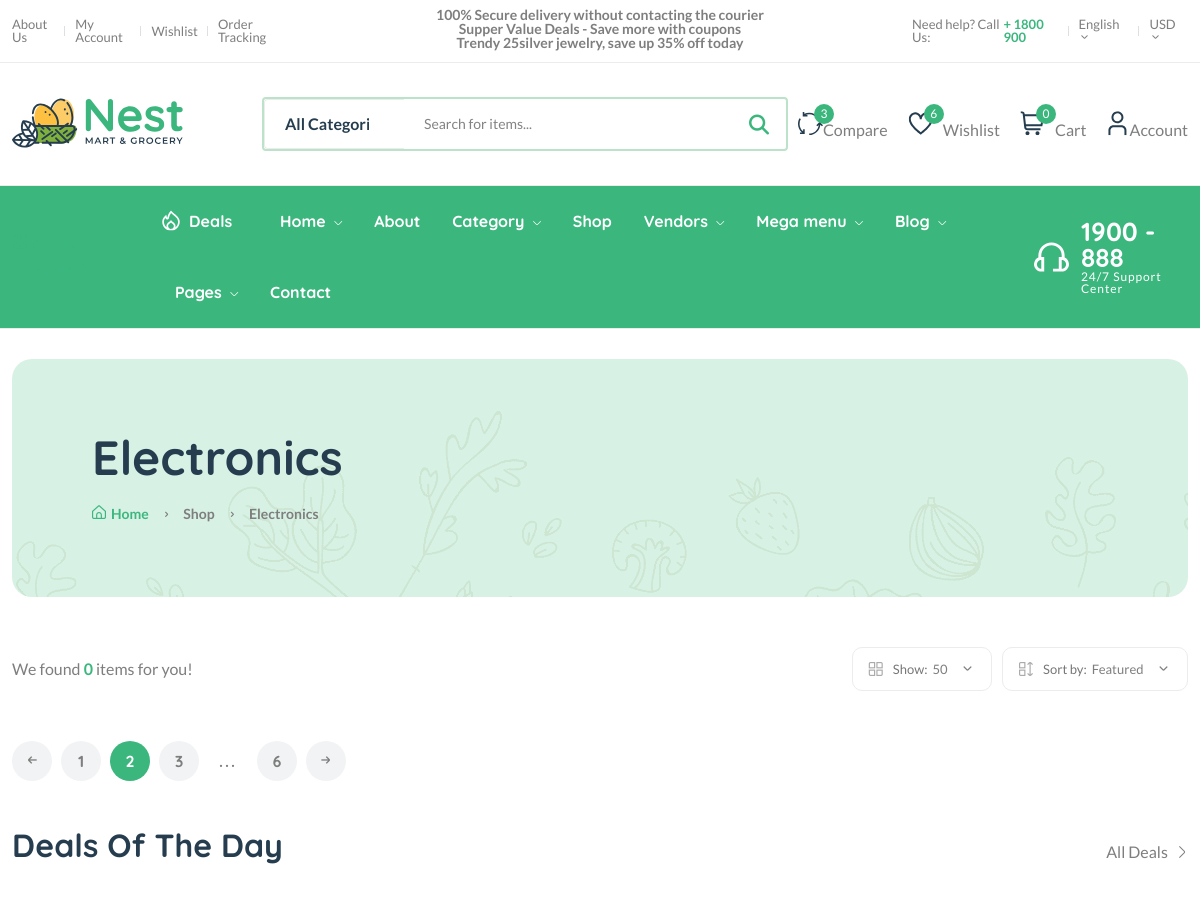
The app's page /category/cati9c7f970gg (upper part), older data.
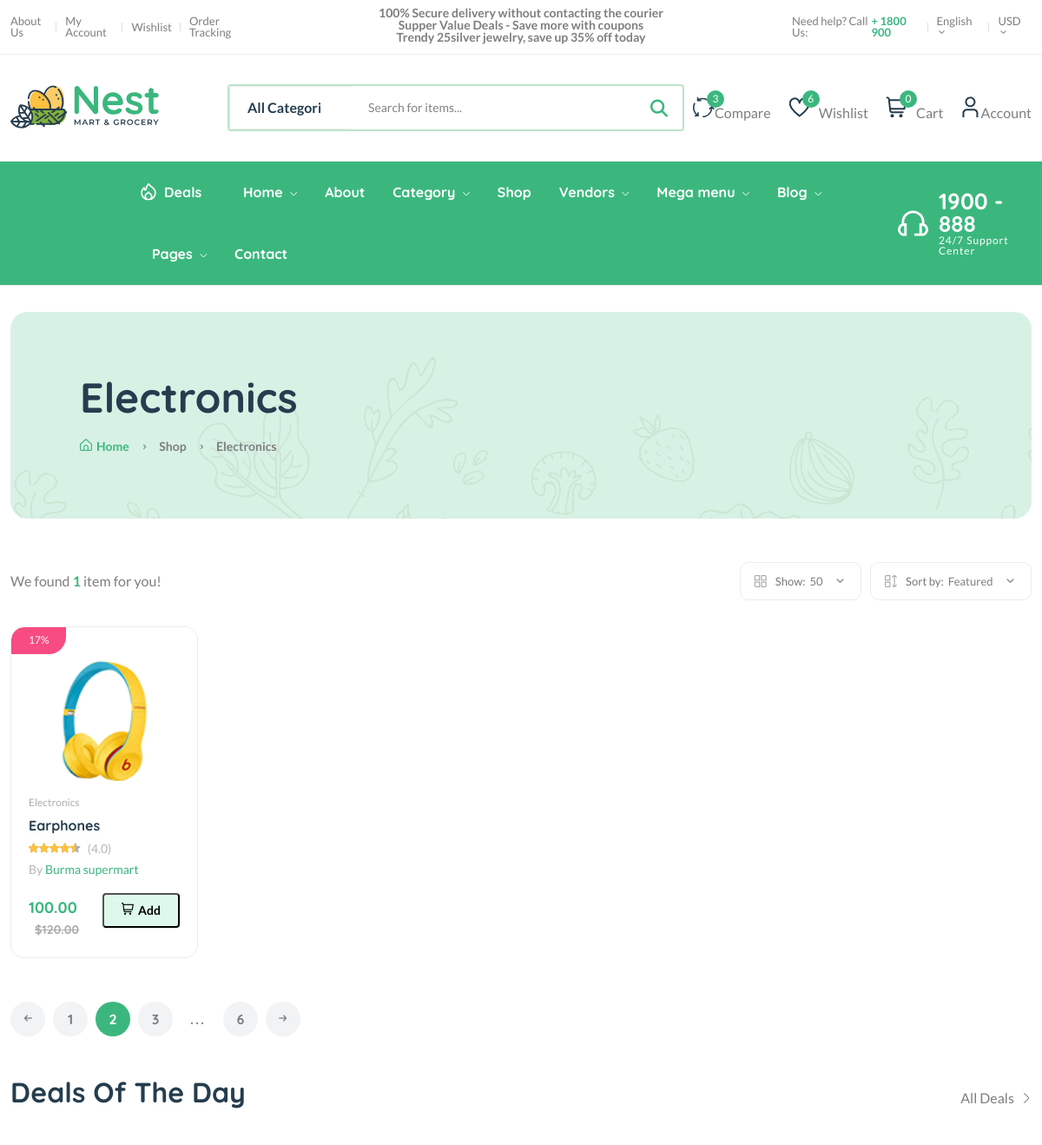
The same page, newer data.
### core/models.py (models this page shows, shortened)
class Product(models.Model):
    pid = ShortUUIDField(max_length=20, length=10,unique=True,alphabet='abcdefghij1234567890')
    title = models.CharField(max_length=100,default='this is the prod title')
    vendor = models.ForeignKey(Vendor, on_delete=models.SET_NULL,null=True,related_name='products')
    image = models.ImageField(upload_to=user_directory_path,default='product.jpg')
    description = RichTextUploadingField(default='This is the product',null=True,blank=True)
    user = models.ForeignKey(User, on_delete=models.SET_NULL, null=True)
    category = models.ForeignKey(Category, on_delete=models.SET_NULL, null=True, related_name='products')
    price = models.DecimalField(max_digits=999999,decimal_places=2,default='1.99')
    old_price = models.DecimalField(max_digits=999999,decimal_places=2,default='1.99')
    specifications = RichTextUploadingField(null=True,blank=True)
    type= models.CharField(max_length=100,default='Organic',null=True,blank=True)
    mfd=models.DateTimeField(auto_now_add=False,null=True,blank=True)
    stock_count = models.CharField(max_length=100,default='10',null=True,blank=True)
    life=models.CharField(max_length=100,default='100 days',null=True,blank=True)
    tags = TaggableManager(blank=True)
    product_status= models.CharField(choices=STATUS,max_length=10,default="in_review")
    status = models.BooleanField(default=True)
    in_stock = models.BooleanField(default=True)
    featured = models.BooleanField(default=False)
    digital = models.BooleanField(default=False)
    sku = ShortUUIDField(max_length=10,length=4,unique=True,prefix='sku',alphabet='1234567890')
    date = models.DateTimeField(auto_now_add=True)
    updated = models.DateTimeField(null=True,blank=True)
    class Meta:
        verbose_name_plural = 'Products'
    def get_percentage(self):
        new_price = ((self.old_price - self.price)/(self.old_price))*100
        return new_price

class Category(models.Model):
    cid = ShortUUIDField(length=10, max_length=20, unique=True, alphabet = 'abcdefghij1234560789',prefix='cat')
    title = models.CharField(max_length=100,default='product')
    image = models.ImageField(upload_to='category',default='categor.jpg')
    class Meta:
        verbose_name_plural = "Categories"

class Vendor(models.Model):
    vid = ShortUUIDField(unique=True, prefix="ven",max_length=20, length=10, alphabet='abcdefghi0123456789')
    title = models.CharField(max_length=100)
    image = models.ImageField(upload_to=user_directory_path,default='vendor.jpg')
    description = RichTextUploadingField(null=True, blank=True,default='I am a Vendor')
    address= models.CharField(max_length=100, default='123 Main road, India')
    contact= models.CharField(max_length=100, default='+12 (345) 6789')
    chat_resp_time= models.CharField(max_length=100, default='100')
    shipping_on_time= models.CharField(max_length=100, default='100')
    authentic_rating= models.CharField(max_length=100, default='100')
    days_return= models.CharField(max_length=100, default='100')
    warranty_period= models.CharField(max_length=100, default='100')
    date = models.DateTimeField(auto_now_add=True, null=True,blank=True)
    user = models.ForeignKey(User, on_delete=models.SET_NULL, null=True)
    class Meta:
        verbose_name_plural = "Vendors"

### core/views.py (the view)
# urls.py: path('category/<cid>',views.category_product_list_view,name='category_product_list_view'),
def category_product_list_view(request,cid):
    category = Category.objects.get(cid=cid)
    products = Product.objects.filter(product_status = 'published',category=category)
    context={
        'category':category,
        'products':products
    }
    return render(request,'core/category-product-list.html',context)

### core/context_processor.py (called while the page is built)
def default(request):
    categories = Category.objects.all()
    products = Product.objects.all()
    vendors = Vendor.objects.all()
    min_max_price = Product.objects.aggregate(min_price=Min('price'),max_price=Max('price'))
    print('price range',min_max_price)
    try:
          address = Address.objects.get(user=request.user)
    except:
         address=None
    return {
         'categories':categories,
         'address':address,
         'vendors':vendors,
         'min_max_price':min_max_price
    }

### templates/core/category-product-list.html (shortened to what the changed rows need)
{% extends 'partials/base.html'%}
{% load static %}
{% block content %}
    <main class="main">
        <div class="page-header mt-30 mb-50">
            <div class="container">
                <div class="archive-header">
                    <div class="row align-items-center">
                        <div class="col-xl-3">
                            <h1 class="mb-15">{{category.title}}</h1>
                        </div>
                    </div>
                </div>
            </div>
        </div>
        <div class="container mb-30">
            <div class="row">
                <div class="col-12">
                    <div class="shop-product-fillter">
                        <div class="totall-product">
                            <p>We found <strong class="text-brand">{{products.count}}</strong> item{{products.count|pluralize}} for you!</p>
                        </div>
                    </div>
                    <div class="row product-grid">
                        {% for p in products%}
                        <div class="col-lg-1-5 col-md-4 col-12 col-sm-6">
                            <div class="product-cart-wrap mb-30 wow animate__animated animate__fadeIn" data-wow-delay=".1s">
                                <div class="product-img-action-wrap">
                                    <div class="product-img product-img-zoom">
                                        <a href="{% url 'core:product-details-page' p.pid%}">
                                            <img class="default-img" src="{{p.image.url}}" alt="" />
                                        </a>
                                    </div>
                                    <div class="product-badges product-badges-position product-badges-mrg">
                                        <span class="hot">{{p.get_percentage|floatformat:0}}%</span>
                                    </div>
                                </div>
                                <div class="product-content-wrap">
                                    <div class="product-category">
                                        <a href="{% url 'core:category_product_list_view' p.category.cid %}">{{p.category.title}}</a>
                                    </div>
                                    <h2><a href="{% url 'core:product-details-page' p.pid%}">{{p.title}}</a></h2>
                                    <div class="product-rate-cover">
                                        <div class="product-rate d-inline-block">
                                            <div class="product-rating" style="width: 90%"></div>
                                        </div>
                                        <span class="font-small ml-5 text-muted"> (4.0)</span>
                                    </div>
                                    <div>
                                        <span class="font-small text-muted">By <a href="{% url 'core:vendor-details-page' p.vendor.vid %}">{{p.vendor.title}}</a></span>
                                    </div>
                                    <div class="product-card-bottom">
                                        <div class="product-price">
                                            <span class='current-product-price-{{p.id}}'>{{p.price}}</span>
                                            <span class="old-price">${{p.old_price}}</span>
                                        </div>
                                        <div class="add-cart">
                                            <button class="add add-to-cart-btn" id='add-to-cart-btn' data-index='{{p.id}}'><i class="fi-rs-shopping-cart mr-5"></i>Add </button>
                                        </div>
                                    </div>
                                </div>
                            </div>
                        </div>
                        {%endfor%}
                    </div>
                </div>
            </div>
        </div>
    </main>
{%endblock content%}

Row changes from the older to the newer data that the page shows:
added Product: image (picture), get_percentage "17", category "Electronics", title "Earphones", vendor "Burma supermart", price "100.00", old_price "120.00"
Text that changed along with them:
{{ products.count }}: "0" → "1"
